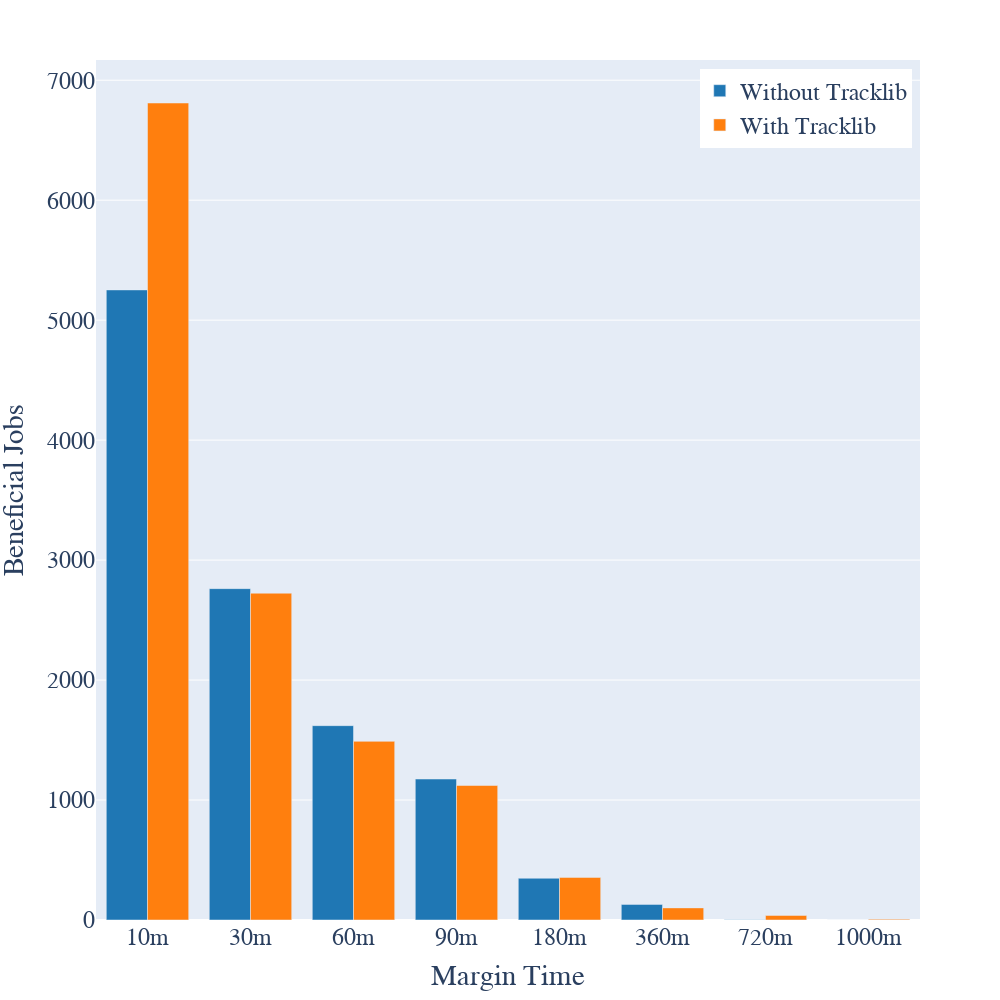

Write notebook code for a chart like this one.
### Code cell
no_tracklib = [5252, 2762, 1620, 1175, 348, 130, 3, 0]
tracklib = [6810, 2724, 1489, 1121, 355, 101, 38, 6]
fig = px.bar(pd.DataFrame({"Margin Time": x, "With Tracklib": tracklib, "Without Tracklib": no_tracklib}), x="Margin Time", y=["Without Tracklib", "With Tracklib"], barmode='group', height=1000, width=1000, color_discrete_sequence=px.colors.qualitative.D3)
fig.update_layout(
    legend=dict(
        yanchor="top",
        y=0.99,
        xanchor="right",
        x=0.99
    ),
    legend_title=None,
    font_family="Consolas",
    font_size=24,
    yaxis_title="Beneficial Jobs"
)
fig.show()

### Figure 1 — Plotly figure (JSON) as saved in the notebook; plotly's stock layout.template omitted (floating-point values rounded to 4 significant figures)
{"data": [{"alignmentgroup": "True", "hovertemplate": "variable=Without Tracklib<br>Margin Time=%{x}<br>value=%{y}<extra></extra>", "legendgroup": "Without Tracklib", "marker": {"color": "#1F77B4"}, "name": "Without Tracklib", "offsetgroup": "Without Tracklib", "orientation": "v", "showlegend": true, "textposition": "auto", "type": "bar", "x": ["10m", "30m", "60m", "90m", "180m", "360m", "720m", "1000m"], "xaxis": "x", "y": [5252, 2762, 1620, 1175, 348, 130, 3, 0], "yaxis": "y"}, {"alignmentgroup": "True", "hovertemplate": "variable=With Tracklib<br>Margin Time=%{x}<br>value=%{y}<extra></extra>", "legendgroup": "With Tracklib", "marker": {"color": "#FF7F0E"}, "name": "With Tracklib", "offsetgroup": "With Tracklib", "orientation": "v", "showlegend": true, "textposition": "auto", "type": "bar", "x": ["10m", "30m", "60m", "90m", "180m", "360m", "720m", "1000m"], "xaxis": "x", "y": [6810, 2724, 1489, 1121, 355, 101, 38, 6], "yaxis": "y"}], "layout": {"barmode": "group", "font": {"family": "Consolas", "size": 24}, "height": 1000, "legend": {"title": {}, "tracegroupgap": 0, "x": 0.99, "xanchor": "right", "y": 0.99, "yanchor": "top"}, "margin": {"t": 60}, "width": 1000, "xaxis": {"anchor": "y", "autorange": true, "domain": [0, 1], "range": [-0.5, 7.5], "title": {"text": "Margin Time"}, "type": "category"}, "yaxis": {"anchor": "x", "autorange": true, "domain": [0, 1], "range": [0, 7168.0], "title": {"text": "Beneficial Jobs"}, "type": "linear"}}}
